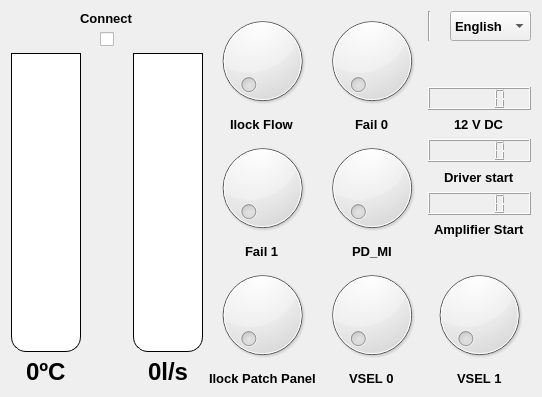
      <widget class="QWidget" name="tab_5">
       <attribute name="title">
        <string>BLAS</string>
       </attribute>
       <layout class="QGridLayout" name="gridLayout_15">
        <item row="1" column="0">
         <layout class="QGridLayout" name="gridLayout_14">
          <item row="1" column="2">
           <widget class="QProgressBar" name="progressBar_2">
            <property name="minimumSize">
             <size>
              <width>70</width>
              <height>50</height>
             </size>
            </property>
            <property name="maximumSize">
             <size>
              <width>16777215</width>
              <height>600</height>
             </size>
            </property>
            <property name="font">
             <font>
              <pointsize>11</pointsize>
              <weight>75</weight>
              <bold>true</bold>
             </font>
            </property>
            <property name="styleSheet">
             <string notr="true">QProgressBar
{
	border : 1px solid black;
    border-bottom-right-radius: 15px;
    border-bottom-left-radius: 15px;
	color: rgb(0, 0, 0);
}
QProgressBar::chunk
{                                               
	border-bottom-right-radius: 14px;
    border-bottom-left-radius: 14px;
    background : lightgreen
}
</string>
            </property>
            <property name="value">
             <number>0</number>
            </property>
            <property name="orientation">
             <enum>Qt::Vertical</enum>
            </property>
            <property name="format">
             <string/>
            </property>
           </widget>
          </item>
          <item row="1" column="1">
           <spacer name="horizontalSpacer">
            <property name="orientation">
             <enum>Qt::Horizontal</enum>
            </property>
            <property name="sizeType">
             <enum>QSizePolicy::Fixed</enum>
            </property>
            <property name="sizeHint" stdset="0">
             <size>
              <width>40</width>
              <height>20</height>
             </size>
            </property>
           </spacer>
          </item>
          <item row="1" column="0">
           <widget class="QProgressBar" name="progressBar">
            <property name="enabled">
             <bool>false</bool>
            </property>
            <property name="sizePolicy">
             <sizepolicy hsizetype="Fixed" vsizetype="Expanding">
              <horstretch>0</horstretch>
              <verstretch>0</verstretch>
             </sizepolicy>
            </property>
            <property name="minimumSize">
             <size>
              <width>70</width>
              <height>50</height>
             </size>
            </property>
            <property name="maximumSize">
             <size>
              <width>16777215</width>
              <height>600</height>
             </size>
            </property>
            <property name="font">
             <font>
              <pointsize>11</pointsize>
              <weight>75</weight>
              <bold>true</bold>
             </font>
            </property>
            <property name="styleSheet">
             <string notr="true">QProgressBar
{
	border : 1px solid black;
    border-bottom-right-radius: 15px;
    border-bottom-left-radius: 15px;
	color: rgb(0, 0, 0);
}
QProgressBar::chunk
{                                               
	border-bottom-right-radius: 14px;
    border-bottom-left-radius: 14px;
    background : lightgreen
}</string>
            </property>
            <property name="value">
             <number>0</number>
            </property>
            <property name="orientation">
             <enum>Qt::Vertical</enum>
            </property>
            <property name="invertedAppearance">
             <bool>false</bool>
            </property>
            <property name="format">
             <string/>
            </property>
           </widget>
          </item>
          <item row="2" column="0" rowspan="2" alignment="Qt::AlignHCenter">
           <widget class="QLabel" name="label_3">
            <property name="font">
             <font>
              <pointsize>18</pointsize>
              <weight>75</weight>
              <bold>true</bold>
             </font>
            </property>
            <property name="text">
             <string>0ºC</string>
            </property>
           </widget>
          </item>
          <item row="2" column="2" rowspan="2" alignment="Qt::AlignHCenter">
           <widget class="QLabel" name="label_16">
            <property name="font">
             <font>
              <pointsize>18</pointsize>
              <weight>75</weight>
              <bold>true</bold>
             </font>
            </property>
            <property name="text">
             <string>0l/s</string>
            </property>
           </widget>
          </item>
          <item row="0" column="0" colspan="3">
           <layout class="QGridLayout" name="gridLayout_17">
            <item row="1" column="0" alignment="Qt::AlignHCenter">
             <widget class="QCheckBox" name="checkBox_3">
              <property name="text">
               <string/>
              </property>
              <property name="icon">
               <iconset>
                <normaloff>../../../../GUI/images/switch-off.png</normaloff>../../../../GUI/images/switch-off.png</iconset>
              </property>
              <property name="iconSize">
               <size>
                <width>60</width>
                <height>60</height>
               </size>
              </property>
             </widget>
            </item>
            <item row="0" column="0" alignment="Qt::AlignHCenter">
             <widget class="QLabel" name="label_24">
              <property name="font">
               <font>
                <pointsize>10</pointsize>
                <weight>75</weight>
                <bold>true</bold>
               </font>
              </property>
              <property name="text">
               <string>Connect</string>
              </property>
             </widget>
            </item>
           </layout>
          </item>
          <item row="0" column="3" rowspan="4">
           <layout class="QGridLayout" name="gridLayout_16">
            <item row="5" column="1" alignment="Qt::AlignHCenter">
             <widget class="QLabel" name="label_21">
              <property name="font">
               <font>
                <pointsize>10</pointsize>
                <weight>75</weight>
                <bold>true</bold>
               </font>
              </property>
              <property name="text">
               <string>PD_MI</string>
              </property>
             </widget>
            </item>
            <item row="1" column="2">
             <layout class="QHBoxLayout" name="horizontalLayout_2">
              <property name="spacing">
               <number>6</number>
              </property>
              <item>
               <widget class="Line" name="line">
                <property name="orientation">
                 <enum>Qt::Vertical</enum>
                </property>
               </widget>
              </item>
              <item>
               <widget class="QLabel" name="label_23">
                <property name="maximumSize">
                 <size>
                  <width>41</width>
                  <height>21</height>
                 </size>
                </property>
                <property name="autoFillBackground">
                 <bool>false</bool>
                </property>
                <property name="text">
                 <string/>
                </property>
                <property name="pixmap">
                 <pixmap>../../../../GUI/images/uk.png</pixmap>
                </property>
                <property name="scaledContents">
                 <bool>true</bool>
                </property>
               </widget>
              </item>
              <item>
               <widget class="QComboBox" name="comboBox_2">
                <property name="maximumSize">
                 <size>
                  <width>100</width>
                  <height>30</height>
                 </size>
                </property>
                <property name="font">
                 <font>
                  <pointsize>10</pointsize>
                  <weight>75</weight>
                  <bold>true</bold>
                 </font>
                </property>
                <item>
                 <property name="text">
                  <string>English</string>
                 </property>
                </item>
                <item>
                 <property name="text">
                  <string>Spanish</string>
                 </property>
                </item>
               </widget>
              </item>
             </layout>
            </item>
            <item row="7" column="1" alignment="Qt::AlignHCenter">
             <widget class="QLabel" name="label_22">
              <property name="font">
               <font>
                <pointsize>10</pointsize>
                <weight>75</weight>
                <bold>true</bold>
               </font>
              </property>
              <property name="text">
               <string>VSEL 0</string>
              </property>
             </widget>
            </item>
            <item row="3" column="0" alignment="Qt::AlignHCenter">
             <widget class="QLabel" name="label_17">
              <property name="maximumSize">
               <size>
                <width>16777215</width>
                <height>50</height>
               </size>
              </property>
              <property name="font">
               <font>
                <pointsize>10</pointsize>
                <weight>75</weight>
                <bold>true</bold>
               </font>
              </property>
              <property name="text">
               <string>Ilock Flow</string>
              </property>
             </widget>
            </item>
            <item row="5" column="0" alignment="Qt::AlignHCenter">
             <widget class="QLabel" name="label_20">
              <property name="maximumSize">
               <size>
                <width>16777215</width>
                <height>50</height>
               </size>
              </property>
              <property name="font">
               <font>
                <pointsize>10</pointsize>
                <weight>75</weight>
                <bold>true</bold>
               </font>
              </property>
              <property name="text">
               <string>Fail 1</string>
              </property>
             </widget>
            </item>
            <item row="3" column="1" alignment="Qt::AlignHCenter">
             <widget class="QLabel" name="label_18">
              <property name="font">
               <font>
                <pointsize>10</pointsize>
                <weight>75</weight>
                <bold>true</bold>
               </font>
              </property>
              <property name="text">
               <string>Fail 0</string>
              </property>
             </widget>
            </item>
            <item row="7" column="0" alignment="Qt::AlignHCenter">
             <widget class="QLabel" name="label_25">
              <property name="maximumSize">
               <size>
                <width>16777215</width>
                <height>50</height>
               </size>
              </property>
              <property name="font">
               <font>
                <pointsize>10</pointsize>
                <weight>75</weight>
                <bold>true</bold>
               </font>
              </property>
              <property name="text">
               <string>Ilock Patch Panel</string>
              </property>
             </widget>
            </item>
            <item row="7" column="2" alignment="Qt::AlignHCenter">
             <widget class="QLabel" name="label_19">
              <property name="font">
               <font>
                <pointsize>10</pointsize>
                <weight>75</weight>
                <bold>true</bold>
               </font>
              </property>
              <property name="text">
               <string>VSEL 1</string>
              </property>
             </widget>
            </item>
            <item row="6" column="1">
             <widget class="QDial" name="dial_9"/>
            </item>
            <item row="6" column="0">
             <widget class="QDial" name="dial_10"/>
            </item>
            <item row="4" column="1">
             <widget class="QDial" name="dial_7"/>
            </item>
            <item row="4" column="0">
             <widget class="QDial" name="dial_6"/>
            </item>
            <item row="1" column="1" rowspan="2">
             <widget class="QDial" name="dial_5"/>
            </item>
            <item row="1" column="0" rowspan="2">
             <widget class="QDial" name="dial_4"/>
            </item>
            <item row="6" column="2">
             <widget class="QDial" name="dial_8"/>
            </item>
            <item row="2" column="2" rowspan="3">
             <layout class="QVBoxLayout" name="verticalLayout_2">
              <item>
               <spacer name="verticalSpacer">
                <property name="orientation">
                 <enum>Qt::Vertical</enum>
                </property>
                <property name="sizeType">
                 <enum>QSizePolicy::Fixed</enum>
                </property>
                <property name="sizeHint" stdset="0">
                 <size>
                  <width>20</width>
                  <height>40</height>
                 </size>
                </property>
               </spacer>
              </item>
              <item>
               <widget class="QLCDNumber" name="lcdNumber_3"/>
              </item>
              <item alignment="Qt::AlignHCenter">
               <widget class="QLabel" name="label_26">
                <property name="maximumSize">
                 <size>
                  <width>16777215</width>
                  <height>50</height>
                 </size>
                </property>
                <property name="font">
                 <font>
                  <pointsize>10</pointsize>
                  <weight>75</weight>
                  <bold>true</bold>
                 </font>
                </property>
                <property name="text">
                 <string>12 V DC</string>
                </property>
               </widget>
              </item>
              <item>
               <widget class="QLCDNumber" name="lcdNumber_4"/>
              </item>
              <item alignment="Qt::AlignHCenter">
               <widget class="QLabel" name="label_27">
                <property name="maximumSize">
                 <size>
                  <width>16777215</width>
                  <height>50</height>
                 </size>
                </property>
                <property name="font">
                 <font>
                  <pointsize>10</pointsize>
                  <weight>75</weight>
                  <bold>true</bold>
                 </font>
                </property>
                <property name="text">
                 <string>Driver start</string>
                </property>
               </widget>
              </item>
              <item>
               <widget class="QLCDNumber" name="lcdNumber_5"/>
              </item>
              <item alignment="Qt::AlignHCenter">
               <widget class="QLabel" name="label_28">
                <property name="maximumSize">
                 <size>
                  <width>16777215</width>
                  <height>50</height>
                 </size>
                </property>
                <property name="font">
                 <font>
                  <pointsize>10</pointsize>
                  <weight>75</weight>
                  <bold>true</bold>
                 </font>
                </property>
                <property name="text">
                 <string>Amplifier Start</string>
                </property>
               </widget>
              </item>
             </layout>
            </item>
           </layout>
          </item>
         </layout>
        </item>
       </layout>
      </widget>
